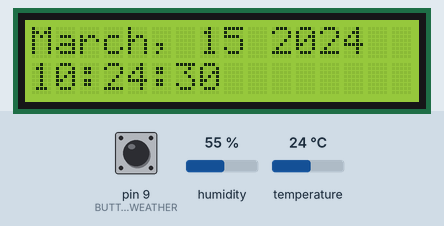
A program run on a simulated Arduino Uno, built with avr-gcc and run on an emulated ATmega328P. On the bench: 16×2 character LCD. The inputs (shaded band) are chosen by the test bench; at power-on: pin 9 (BUTTON_WEATHER) HIGH, humidity 55 %, temperature 24 °C. The local clock reads 2024-03-15 10:24:30 at power-on unless the program sets it.

Above: at 0.1 s.
At 1.2 s:
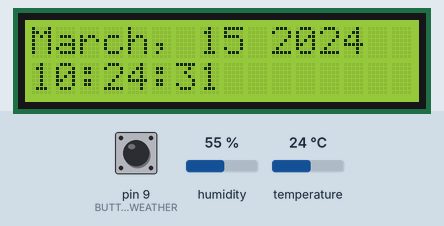
1.3 s: pin 9 (BUTTON_WEATHER) pulled LOW for 3.2 s
At 3.7 s:
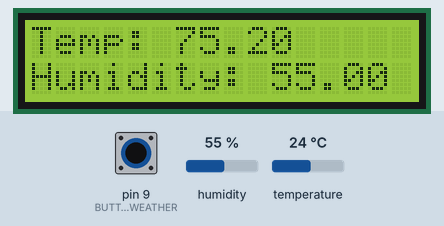
Timing chart, 0 to 5.2 s (numbered marks = the images above; inputs shaded):
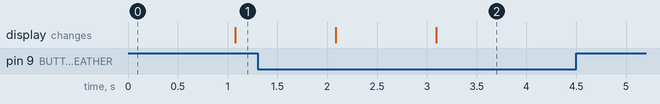

Measured:
- after the input at 1.3 s, the display: first differs from a run without the input after 1.8 s (image 2)

The program:

main.cpp
```cpp
#include <Arduino.h>
#include <RTClib.h>
#include <LiquidCrystal.h>
#include <DHT.h>
#include "ezButton.h"

#include "LcdDateTime.h"
#include "LcdWeather.h"

#define DHT_INDOOR 13

#define LCD_RS 12
#define LCD_E  11
#define LCD_D4 7
#define LCD_D5 6
#define LCD_D6 5
#define LCD_D7 4

#define BUTTON_WEATHER 9


// Resources
DHT dhtIndoor(DHT_INDOOR, DHT22);
RTC_DS1307 rtc;
LiquidCrystal lcd(LCD_RS, LCD_E, LCD_D4, LCD_D5, LCD_D6, LCD_D7);
ezButton buttonDisplayWeather(BUTTON_WEATHER);

// Helpers
LcdDateTime lcdDateTime(&rtc, &lcd);
LcdWeather lcdWeather(&dhtIndoor, &lcd);


void setup() {
  Serial.begin(9600);

  dhtIndoor.begin();

  if (!rtc.begin()) {
    Serial.println("Unable to init RTC");
    while(1);
  }

  lcd.begin(16, 2);


  buttonDisplayWeather.setDebounceTime(50);
}

void loop() {
  buttonDisplayWeather.loop();

  if (buttonDisplayWeather.getState()) {
    lcdDateTime.displayDateTime();
  } else {
    lcdWeather.displayIndoorWeather();
  }

  delay(1000);
}
```

LcdDateTime.h
```cpp
#include "Arduino.h"
#include "RTClib.h"
#include "LiquidCrystal.h"


class LcdDateTime {
private:
    RTC_DS1307* _rtc;
    LiquidCrystal* _lcd;

public:
    LcdDateTime(RTC_DS1307* rtc, LiquidCrystal* lcd) {
        _rtc = rtc;
        _lcd = lcd;
    }

    void displayDateTime() {
    DateTime now = _rtc->now();
    String date = formatDate(now);
    String time = formatTime(now);

    _lcd->clear();
    _lcd->setCursor(0,0);
    _lcd->print(date);
    _lcd->setCursor(0, 1);
    _lcd->print(time);
    }

private:
    String formatDate(DateTime now) {
    String monthName;
    switch (now.month()) {
        case 1: monthName = "January"; break;
        case 2: monthName = "February"; break;
        case 3: monthName = "March"; break;
        case 4: monthName = "April"; break;
        case 5: monthName = "May"; break;
        case 6: monthName = "June"; break;
        case 7: monthName = "July"; break;
        case 8: monthName = "August"; break;
        case 9: monthName = "September"; break;
        case 10: monthName = "October"; break;
        case 11: monthName = "November"; break;
        case 12: monthName = "December"; break;
    }

    char buffer[20];
    sprintf(buffer, "%s, %2.2d %4.4d", monthName.c_str(), now.day(), now.year());
    return String(buffer);
    }

    String formatTime(DateTime now) {
    char buffer[20];
    sprintf(buffer, "%2.2d:%2.2d:%2.2d", now.hour(), now.minute(), now.second());
    return String(buffer);
    }

};
```

LcdWeather.h
```cpp
#include "DHT.h"
#include "LiquidCrystal.h"


class LcdWeather {
private:
    DHT* _dht;
    LiquidCrystal* _lcd;

public:
    LcdWeather(DHT* dht, LiquidCrystal* lcd) {
        _dht = dht;
        _lcd = lcd;
    }

    void displayIndoorWeather() {
        double t = _dht->readTemperature(true);
        double h = _dht->readHumidity();

        _lcd->clear();
        _lcd->setCursor(0,0);
        _lcd->print("Temp: ");
        _lcd->print(t);

        _lcd->setCursor(0, 1);
        _lcd->print("Humidity: ");
        _lcd->print(h);
    }
};
```
